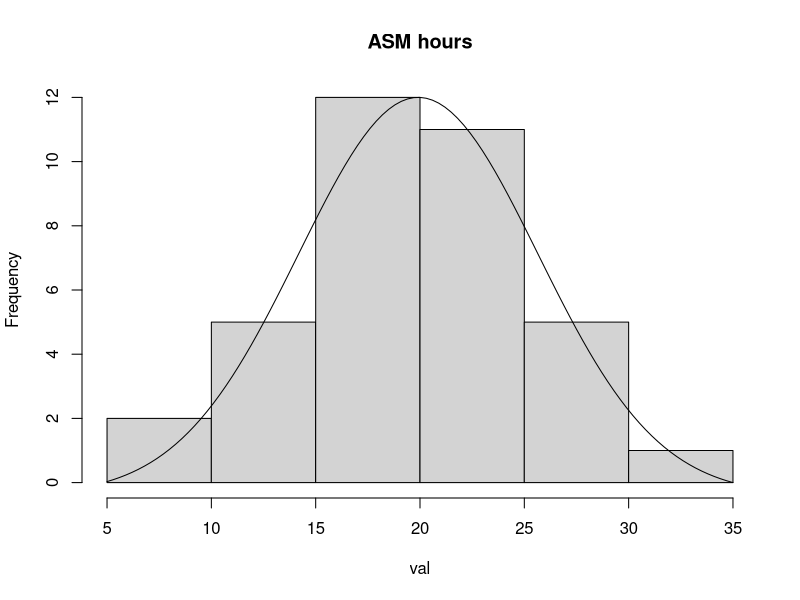
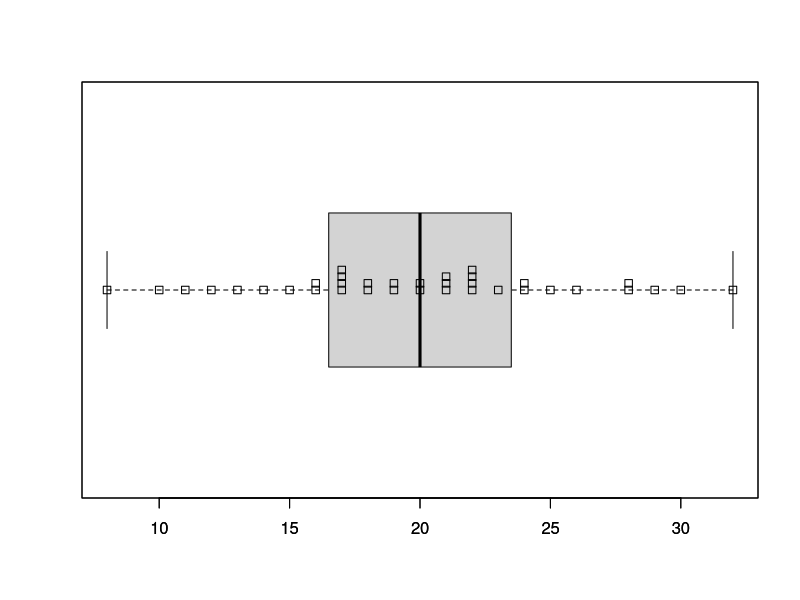

Recreate these plots in R, in order.
## ---- chunk 1
library(e1071)
library(readxl)
week4 <- read_excel("week4.xlsx")

drawChart=function(val, myStr){
  #Hist=hist(val, breaks="Scott", main=myStr)
  myHist=hist(val, breaks="Sturges", main=myStr)
  par(new=TRUE)
  curve(
    dnorm(x, mean(val), sd(val)),
    xlim=c(min(myHist$breaks), max(myHist$breaks)),
    xlab="", ylab="",
    xaxt="n", yaxt="n",
    bty="n"
  )

  boxplot(val, horizontal=T)
  par(new=T)
  stripchart(val, method="stack")
}

mySDsummary=function(x) {
  df = data.frame(
    "Mean"=mean(x),
    "Median"=median(x),
    "Mode"=names(which.max(table(x))),
    "Standard deviation"=sd(x),
    "Standard error"=sd(x)/sqrt(length(x)),
    "Variance"=var(x),
    "Kurtosis"=kurtosis(x),
    "Skewness"=skewness(x),
    "Min"=min(x),
    "Max"=max(x),
    "Total"=sum(x),
    "Length"=length(x)
  )
  
  return(df)
}

getSDinterval = function(val){
    return(c(
    val$Mean-1.96*val$Standard.deviation/sqrt(val$Length),
    val$Mean+1.96*val$Standard.deviation/sqrt(val$Length)
  ))
}

getTinterval=function(x){
  ret = t.test(x)
  print(ret)
  
  return (c(ret$conf.int[1], ret$conf.int[2]))
}

seekPrice=function(x){
  fte=15
  material=500
  logistic=100
  others=300
  
  return(x * fte + material + logistic + others)
}

myHour = week4$`ASM hours (Min)`
## ---- chunk 2
drawChart(myHour, "ASM hours")
df = mySDsummary(myHour)
print(df)
## ---- chunk 3
print(getSDinterval(df))
## ---- chunk 4
print(getTinterval(myHour))
## ---- chunk 5
topFTE1 = 18
midFTE1 = 20
wstFTE1 = 22
## ---- chunk 6
mat = matrix(c(
  seekPrice(topFTE1),
  seekPrice(midFTE1),
  seekPrice(wstFTE1)
), ncol=3)

colnames(mat)=c(
  "high perf",
  "avr perf",
  "low perf"
)

mat = rbind(mat, c(
  mat[1,1] / (1 - 0.3),
  mat[1,2] / (1 - 0.3),
  mat[1,3] / (1 - 0.3)
))

x = 10000
y = 0.95
z = 1 - y


mat = rbind(mat, c(
  x * z * mat[1,1] / x * y,
  x * z * mat[1,2] / x * y,
  x * z * mat[1,3] / x * y  
))

rownames(mat) = c(
  "break even cost/unit",
  "including 30 allowance",
  "offset cost for 5%"
)
